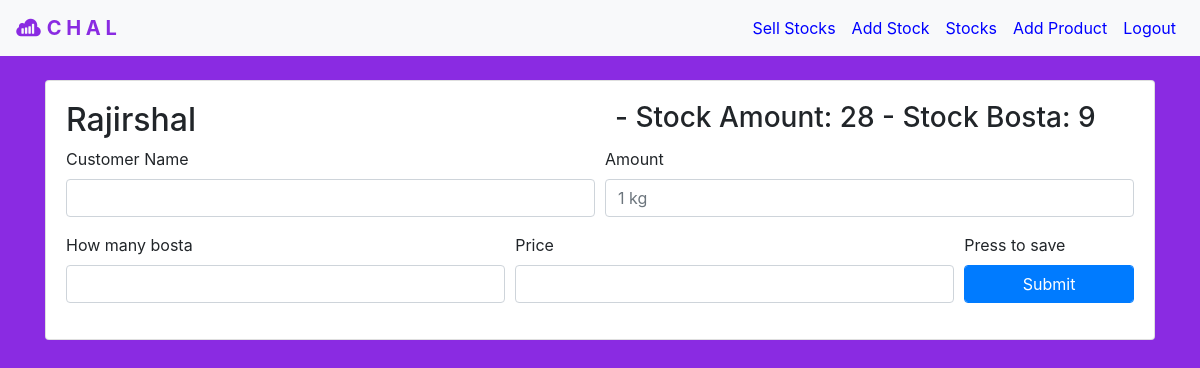
The page /sellstock/9 on the database as committed earlier.
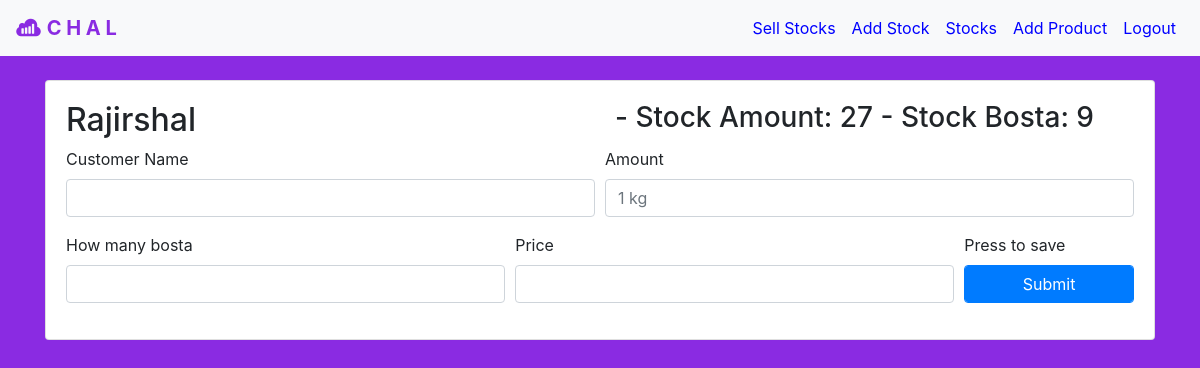
The same page on the database as committed later.
### addstock/models.py (models this page shows)
class remainingModel(models.Model):
    product     = models.CharField(max_length=30, default="")
    ramount     = models.IntegerField(default=0)
    rbosta      = models.IntegerField(default=0)

### addstock/views.py (the view, shortened to what this page needs)
# urls.py: path('sellstock/<sid>', addstocks.sellstock, name="sellstock"),
def sellstock(request, sid):
    products = productsModel.objects.get(pk=sid)
    remain  = remainingModel.objects.get(pk=sid)
    return render(request, 'sellstock.html', {'products' : products, 'remain' : remain})

### templates/sellstock.html
{% extends 'base.html' %}
{% block navblock %}
    <li class="nav-item">
        <a class="nav-link" id="navlink" href="{% url 'sell' %}">Sell Stocks</a>
    </li>
    <li class="nav-item">
        <a class="nav-link" id="navlink" href="{% url 'addstock' %}">Add Stock</a>
    </li>
    <li class="nav-item">
        <a class="nav-link" id="navlink" href="{% url 'stocks' %}">Stocks</a>
    </li>
    <li class="nav-item">
        <a class="nav-link" id="navlink" href="{% url 'addproduct' %}">Add Product</a>
    </li>
    <li class="nav-item">
        <a class="nav-link" id="navlink" href="{% url 'logout' %}">Logout</a>
    </li>
{% endblock navblock %}
{% block content %}
    <div class="container">
        <div class="card" style="width: 100%">
            <div class="card-body">
                <div class="row">
                    <h2 class="col-md-6">{{ remain.product }}</h2>
                    <h3 class="col-md-6">- Stock Amount: {{ remain.ramount }} - Stock Bosta: {{ remain.rbosta }} </h3>
                </div>
                <form method="POST"> {% csrf_token %}
                    <div class="form-row">
                        <div class="form-group col-md-6">
                            <label for="inputAddress2">Customer Name</label>
                            <input name="customer" type="text" class="form-control" id="inputAddress2">
                       </div>
                        <div class="form-group col-md-6">
                            <label for="inputPassword4">Amount</label>
                            <input name="amount" type="text" class="form-control" id="inputPassword4" placeholder="1 kg">
                        </div>
                    </div>
                    <div class="form-row">
                        <div class="form-group col-md-5">
                            <label for="inputAddress">How many bosta</label>
                            <input name="bosta" type="text" class="form-control" id="inputAddress">
                        </div>
                        <div class="form-group col-md-5">
                            <label for="inputAddress">Price</label>
                            <input name="price" type="text" class="form-control" id="inputAddress">
                        </div>
                        <div class="form-group col-md-2">
                            <label for="inputZip">Press to save</label>
                            <button type="submit" class="form-control btn btn-primary">Submit</button>
                        </div>
                    </div>
                </form>
            </div>
        </div>
    </div>
{% endblock content %}

Rows that differ between the two databases and show on the page:
changed remainingModel "Rajirshal": ramount "28" → "27"
